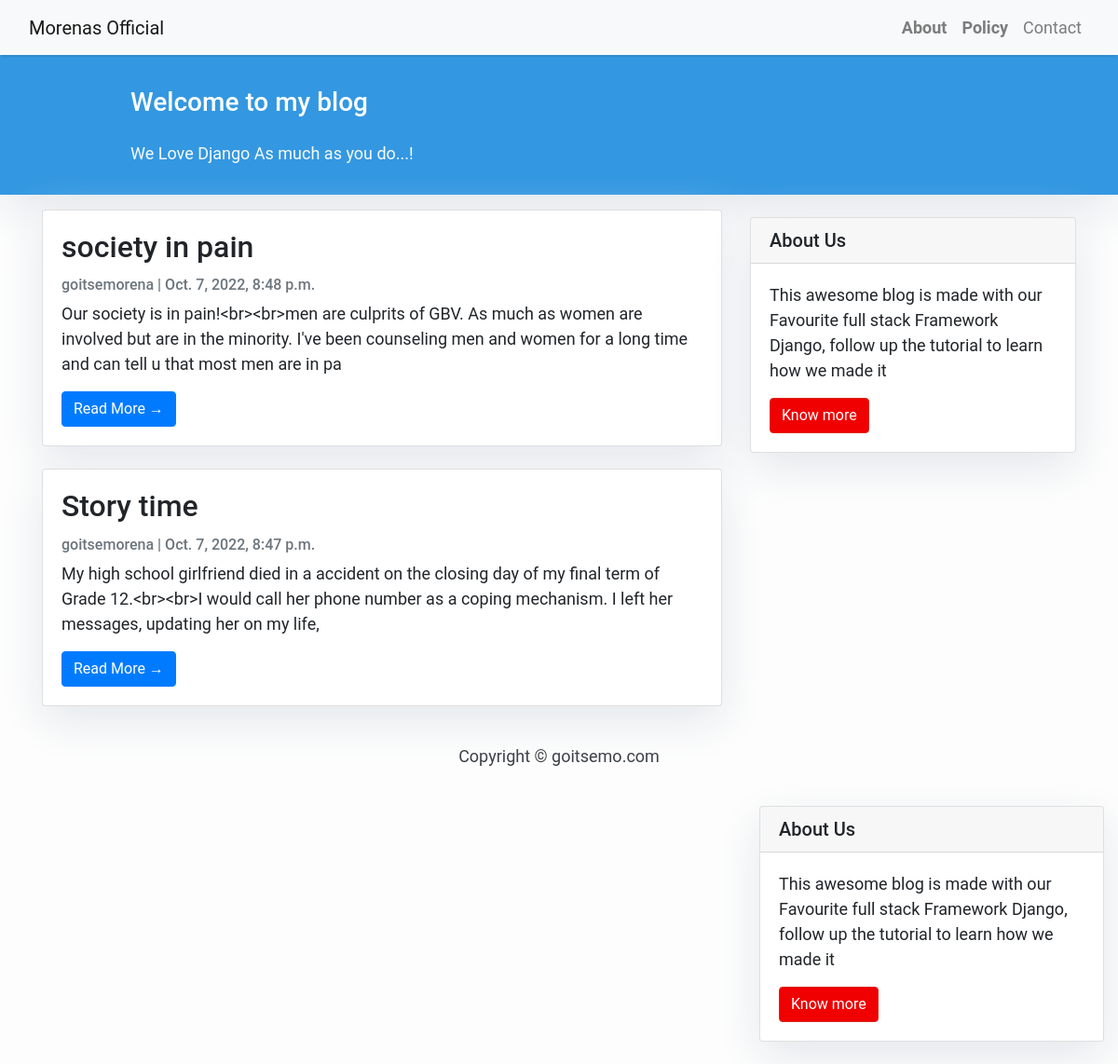
The page / on the database its author committed.
### blog/models.py (models this page shows, shortened)
class Post(models.Model):
    title = models.CharField(max_length=200, unique=True)
    slug = models.SlugField(max_length=200, unique=True)
    author = models.ForeignKey(
        User, on_delete=models.CASCADE, related_name="blog_posts"
    )
    updated_on = models.DateTimeField(auto_now=True)
    content = models.TextField()
    created_on = models.DateTimeField(auto_now_add=True)
    status = models.IntegerField(choices=STATUS, default=0)
    class Meta:
        ordering = ["-created_on"]

### blog/views.py (the view)
# urls.py: path("", views.PostList.as_view(), name="home"),
class PostList(generic.ListView):
    queryset = Post.objects.filter(status=1).order_by("-created_on")
    template_name = "index.html"
    paginate_by = 3

### blog/templates/index.html (shortened to what this page needs)
{% extends "base.html" %}
{% block content %}
<header class="masthead">
	<div class="container">
		<div class="row">
			<div class=" col-md-8 col-md-10 mx-auto">
				<div class="site-heading">
					<h3 class=" site-heading my-4 mt-3 text-white">Welcome to my blog </h3>
					<p class="text-light">We Love Django As much as you do...! &nbsp </p>
				</div>
			</div>
		</div>
	</div>
</header>
<div class="container">
	<div class="row">
		<div class="col-md-8 mt-3 left">
			{% for post in post_list %}
			<div class="card mb-4">
				<div class="card-body">
					<h2 class="card-title">{{ post.title }}</h2>
					<p class="card-text text-muted h6">{{ post.author }} | {{ post.created_on }} </p>
					<p class="card-text">{{post.content|slice:":200" }}</p>
					<a href="{% url 'blog:details' post.slug %}" class="btn btn-primary">Read More &rarr;</a>
				</div>
			</div>
			{% endfor %}
		</div>
		{% block sidebar %} {% include 'sidebar.html' %} {% endblock sidebar %}
	</div>
</div>
{%endblock%}

### blog/templates/base.html (shortened to what this page needs)
{% load static %}
<!DOCTYPE html>
<html>
<head>
	<link rel="stylesheet" href="https://maxcdn.bootstrapcdn.com/bootstrap/4.0.0/css/bootstrap.min.css" intergrity="sha384-Gn538xqQ1aoWXA+058RXPxPg6fy4IWvTNh0E263XmFcJ1SAwiGgFAW/dAiS6Jxm"
 />
</head>
<body>
	<nav class="navbar navbar-expand-lg navbar-light bg-light shadow" id="mainNav">
		<div class="container-fluid">
			<a class="navbar-brand" href="{% url 'blog:home' %}">Morenas Official</a>
			<div class="collapse navbar-collapse" id="navbarResponsive">
				<ul class="navbar-nav ml-auto">
					<li class="nav-item text-black">
						<a class="nav-link text-black font-weight-bold" href="#">About</a>
					</li>
					<li class="nav-item text-black">
						<a class="nav-link text-black font-weight-bold" href="#">Policy</a>
					</li>
					<li class="nav-item text-black">
						<a class="nav-link text-black ffont-weight-bold" href="#">Contact</a>
					</li>
				</ul>
			</div>
		</div>
	</nav>
	{% block content %}{% endblock content %}
	<footer class="py-3 bg-grey">
		<p class="m-0 text-dark text-center ">Copyright &copy; goitsemo.com</p>
	</footer>
	{% block sidebar %}{% endblock sidebar %}
</body>
</html>

### blog/templates/sidebar.html
{% block sidebar %}
    <div class="col-md-4 float-right ">
        <div class="card my-4">
            <h5 class="card-header">About Us</h5>
            <div class="card-body">
                <p class="card-text"> This awesome blog is made with our Favourite full stack Framework Django,
                    follow up the tutorial to learn how we made it</p>
                <a href="#" class="btn btn-danger">Know more</a>
            </div>
        </div>
    </div>
{% endblock sidebar %}

### blog/templates/base.html (style rules this page uses)
body { font-family: "Roboto", sans-serif; font-size: 17px; background-color: #fdfdfd; }
.shadow { box-shadow: 0 4px 2px -2px rgba(0, 0, 0, 0.1); }
.btn-danger { color: #fff; background-color: #f00000; border-color: #dc281e; }
.masthead { background: #3398E1; height: auto; padding-bottom: 15px; box-shadow: 0 16px 48px #E3E7EB; padding-top: 10px; }

### blog/templates/index.html (style rules this page uses)
body { font-family: "Roboto", sans-serif; font-size: 18px; background-color: #fdfdfd; }
.card { box-shadow: 0 16px 48px #E3E7EB; }

### rows shown on the page
Post: title "society in pain", author "goitsemorena", created_on "Oct. 7, 2022, 8:48 p.m.", content "Our society is in pain!<br><br>men are culprits of GBV. As much as women are involved but are in the minority. I've been counseling men and women for a long time and can tell u that most men are in pa"
Post: title "Story time", author "goitsemorena", created_on "Oct. 7, 2022, 8:47 p.m.", content "My high school girlfriend died in a accident on the closing day of my final term of Grade 12.<br><br>I would call her phone number as a coping mechanism. I left her messages, updating her on my life,"
